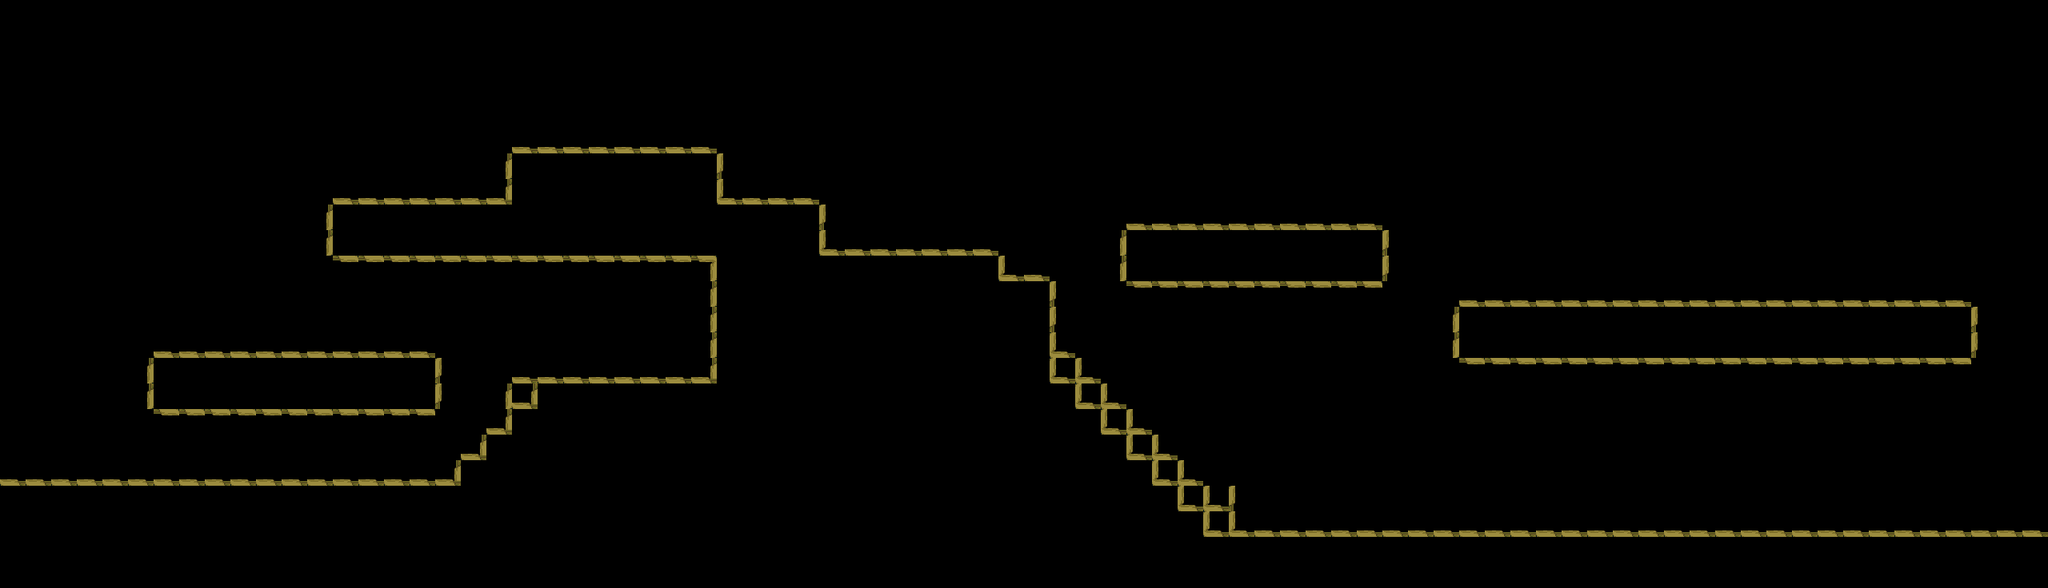

This game map was drawn from its Tiled (.tmx) file and the tilesets committed beside it. A one-line description and the trimmed map source follow:
An orthogonal 80x23 tile map with 32x32 px tiles, 4 tile layers (Left, Right, Up, Down), 1 hidden layer not drawn.

<map version="1.10" tiledversion="1.10.1" orientation="orthogonal" renderorder="right-down" width="80" height="23" tilewidth="32" tileheight="32" infinite="0" nextlayerid="6" nextobjectid="1">
 <tileset firstgid="1" source="old-dark-castle-interior-tileset3.tsx" />
 <layer id="1" name="Camada de Blocos 1" width="80" height="23" visible="0">
  <data>[1840 cells, 729 non-empty, 3 distinct tile ids]</data>
 </layer>
 <layer id="3" name="Left" width="80" height="23">
  <data>[1840 cells, 20 non-empty, 1 distinct tile ids]</data>
 </layer>
 <layer id="4" name="Right" width="80" height="23">
  <data>[1840 cells, 29 non-empty, 1 distinct tile ids]</data>
 </layer>
 <layer id="5" name="Up" width="80" height="23">
  <data>[1840 cells, 56 non-empty, 1 distinct tile ids]</data>
 </layer>
 <layer id="2" name="Down" width="80" height="23">
  <data>[1840 cells, 144 non-empty, 1 distinct tile ids]</data>
 </layer>
</map>
